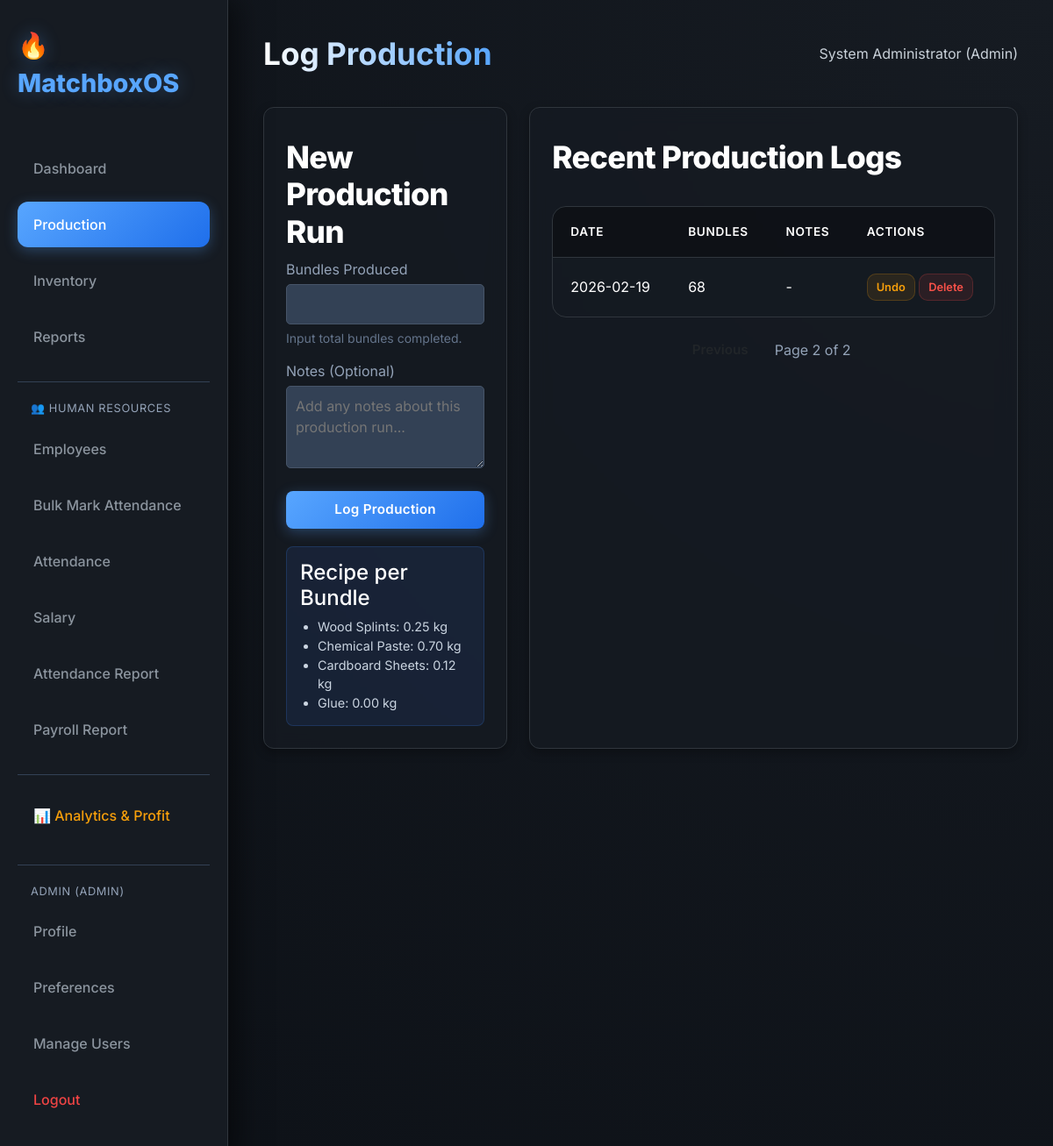
Screenshot of /production?page=2 (signed in) with the database file from the repository.
### Payroll/auth_models.py (models this page shows, shortened)
class User(UserMixin, db.Model):
    __tablename__ = 'user'
    id = db.Column(db.Integer, primary_key=True)
    username = db.Column(db.String(80), unique=True, nullable=False, index=True)
    email = db.Column(db.String(120), unique=True, nullable=False, index=True)
    password_hash = db.Column(db.String(255), nullable=False)
    full_name = db.Column(db.String(100))
    role = db.Column(db.String(20), default='operator')  # admin, operator, viewer
    is_active = db.Column(db.Boolean, default=True)
    created_at = db.Column(db.DateTime, default=datetime.datetime.utcnow)
    last_login = db.Column(db.DateTime)
    def has_permission(self, permission):
        permissions = {
            'admin': ['view', 'create', 'edit', 'delete', 'manage_users', 'reports', 'analytics'],
            'manager': ['view', 'create', 'edit', 'reports'],
            'supervisor': ['view', 'create'],
            'operator': ['view', 'create', 'edit'],
            'viewer': ['view']
        }
        return permission in permissions.get(self.role, [])

### Payroll/models.py (models this page shows, shortened)
class RawMaterial(db.Model):
    __tablename__ = 'raw_material'
    id = db.Column(db.Integer, primary_key=True)
    name = db.Column(db.String(100), unique=True, nullable=False, index=True)
    quantity = db.Column(db.Float, default=0.0, nullable=False)
    unit = db.Column(db.String(20), nullable=False)
    unit_price = db.Column(db.Float, default=0.0, nullable=False)
    created_at = db.Column(db.DateTime, default=datetime.datetime.utcnow)
    updated_at = db.Column(
        db.DateTime, default=datetime.datetime.utcnow, onupdate=datetime.datetime.utcnow)
    __table_args__ = (
        db.CheckConstraint('quantity >= 0', name='check_quantity_positive'),
        db.CheckConstraint('unit_price >= 0', name='check_price_positive'),
    )

class Recipe(db.Model):
    __tablename__ = 'recipe'
    id = db.Column(db.Integer, primary_key=True)
    material_id = db.Column(db.Integer, db.ForeignKey(
        'raw_material.id'), nullable=False)
    quantity_per_bundle = db.Column(db.Float, nullable=False)
    is_active = db.Column(db.Boolean, default=True)
    created_at = db.Column(db.DateTime, default=datetime.datetime.utcnow)
    updated_at = db.Column(
        db.DateTime, default=datetime.datetime.utcnow, onupdate=datetime.datetime.utcnow)
    material = db.relationship(
        'RawMaterial', backref=db.backref('recipe_items', lazy='dynamic'))
    __table_args__ = (
        db.CheckConstraint('quantity_per_bundle >= 0',
                           name='check_recipe_quantity_non_negative'),
    )

class ProductionLog(db.Model):
    __tablename__ = 'production_log'
    id = db.Column(db.Integer, primary_key=True)
    date = db.Column(db.Date, default=datetime.date.today,
                     nullable=False, index=True)
    bundles_produced = db.Column(db.Integer, nullable=False)
    notes = db.Column(db.Text, nullable=True)
    is_deleted = db.Column(db.Boolean, default=False)  # Soft delete
    created_at = db.Column(db.DateTime, default=datetime.datetime.utcnow)
    __table_args__ = (
        db.CheckConstraint('bundles_produced > 0',
                           name='check_bundles_positive'),
    )

### Payroll/routes.py (the view, shortened to what this page needs)
@bp.route('/production', methods=['GET', 'POST'])
@login_required
def production():
    page = request.args.get('page', 1, type=int)
    per_page = 10
    pagination = ProductionLog.query.filter_by(is_deleted=False)\
        .order_by(ProductionLog.date.desc(), ProductionLog.id.desc())\
        .paginate(page=page, per_page=per_page, error_out=False)
    recipe = ProductionService.get_active_recipe()
    recipe_display = []
    for material_name, qty in recipe.items():
        material = RawMaterial.query.filter_by(name=material_name).first()
        recipe_display.append({
            'name': material_name,
            'quantity': qty,
            'unit': material.unit if material else ''
        })
    return render_template('production.html',
                         logs=pagination.items,
                         pagination=pagination,
                         recipe=recipe_display)

### Payroll/templates/production.html (shortened to what this page needs)
{% extends "base.html" %}
{% block header %}Log Production{% endblock %}
{% block content %}
<div class="grid-container" style="grid-template-columns: 1fr 2fr;">
    <div class="card">
        <h3>New Production Run</h3>
        <form method="POST" action="{{ url_for('main.production') }}">
            <div style="margin-bottom: 15px;">
                <label style="display: block; margin-bottom: 5px; color: #94a3b8;">Bundles Produced</label>
                <input type="number" name="quantity" min="1" required
                    style="width: 100%; padding: 10px; background: #334155; border: 1px solid #475569; color: white; border-radius: 5px;">
                <small style="color: #64748b; display: block; margin-top: 5px;">Input total bundles completed.</small>
            </div>
            <div style="margin-bottom: 20px;">
                <label style="display: block; margin-bottom: 5px; color: #94a3b8;">Notes (Optional)</label>
                <textarea name="notes" rows="3"
                    style="width: 100%; padding: 10px; background: #334155; border: 1px solid #475569; color: white; border-radius: 5px; resize: vertical;"
                    placeholder="Add any notes about this production run..."></textarea>
            </div>
            <button type="submit" class="btn btn-primary" style="width: 100%;">Log Production</button>
        </form>
        <div
            style="margin-top: 20px; padding: 15px; background: rgba(59, 130, 246, 0.1); border-radius: 8px; border: 1px solid rgba(59, 130, 246, 0.2);">
            <h4 style="margin-top: 0; color: #3b82f6;">Recipe per Bundle</h4>
            <ul style="padding-left: 20px; font-size: 0.9rem; color: #cbd5e1; margin-bottom: 0;">
                {% for item in recipe %}
                <li>{{ item.name }}: {{ "%.2f"|format(item.quantity) }} {{ item.unit }}</li>
                {% endfor %}
            </ul>
        </div>
    </div>
    <div class="card">
        <h3>Recent Production Logs</h3>
        <div style="max-height: 500px; overflow-y: auto;">
            <table>
                <thead>
                    <tr>
                        <th>Date</th>
                        <th>Bundles</th>
                        <th>Notes</th>
                        <th>Actions</th>
                    </tr>
                </thead>
                <tbody>
                    {% for log in logs %}
                    <tr>
                        <td>{{ log.date }}</td>
                        <td>{{ log.bundles_produced }}</td>
                        <td style="max-width: 200px; overflow: hidden; text-overflow: ellipsis; white-space: nowrap;">
                            {{ log.notes or '-' }}
                        </td>
                        <td>
                            <form method="POST" action="{{ url_for('main.undo_production', id=log.id) }}"
                                style="display: inline;">
                                <button type="submit" class="btn"
                                    style="padding: 5px 10px; font-size: 0.8rem; background: rgba(245, 158, 11, 0.1); color: #f59e0b; border: 1px solid rgba(245, 158, 11, 0.2);"
                                    onclick="return confirm('Undo this production? Materials will be restored.')">Undo</button>
                            </form>
                            <a href="{{ url_for('main.delete_production', id=log.id) }}" class="btn btn-danger"
                                style="padding: 5px 10px; font-size: 0.8rem;"
                                onclick="return confirm('Delete this production log?')">Delete</a>
                        </td>
                    </tr>
                    {% else %}
                    <tr>
                        <td colspan="4" style="text-align: center; color: #94a3b8; padding: 30px;">No production logs
                            yet.</td>
                    </tr>
                    {% endfor %}
                </tbody>
            </table>
        </div>
        {% if pagination and pagination.pages > 1 %}
        <div style="margin-top: 20px; text-align: center;">
            <div style="display: inline-flex; gap: 5px;">
                {% if pagination.has_prev %}
                <a href="{{ url_for('main.production', page=pagination.prev_num) }}" class="btn"
                    style="padding: 5px 10px;">Previous</a>
                {% endif %}
                <span style="padding: 5px 15px; color: #94a3b8;">
                    Page {{ pagination.page }} of {{ pagination.pages }}
                </span>
            </div>
        </div>
        {% endif %}
    </div>
</div>
{% endblock %}

### Payroll/templates/base.html (shortened to what this page needs)
<!DOCTYPE html>
<html lang="en">
<head>
    <link href="https://cdn.jsdelivr.net/npm/bootstrap@5.3.0/dist/css/bootstrap.min.css" rel="stylesheet">
    <link rel="stylesheet" href="https://cdnjs.cloudflare.com/ajax/libs/font-awesome/6.4.0/css/all.min.css">
    <link rel="stylesheet" href="{{ url_for('static', filename='css/style.css') }}?v=999999">
</head>
<body>
    <div class="sidebar">
        <div class="logo">🔥 MatchboxOS</div>
        <nav>
            <a href="{{ url_for('main.dashboard') }}"
                class="nav-link {% if request.endpoint == 'main.dashboard' %}active{% endif %}">Dashboard</a>
            <a href="{{ url_for('main.production') }}"
                class="nav-link {% if request.endpoint == 'main.production' %}active{% endif %}">Production</a>
            <a href="{{ url_for('main.inventory') }}"
                class="nav-link {% if request.endpoint == 'main.inventory' %}active{% endif %}">Inventory</a>
            {% if current_user.role != 'supervisor' %}
            <a href="{{ url_for('main.reports') }}"
                class="nav-link {% if request.endpoint == 'main.reports' %}active{% endif %}">Reports</a>
            {% endif %}
            <div style="margin-top: 25px; border-top: 1px solid #334155; padding-top: 20px;">
                <div
                    style="color: #94a3b8; font-size: 0.8rem; padding: 0 15px 10px; text-transform: uppercase; letter-spacing: 0.05em;">
                    👥 Human Resources
                </div>
                <a href="{{ url_for('employee.list_employees') }}"
                    class="nav-link {% if request.endpoint == 'employee.list_employees' %}active{% endif %}">Employees</a>
                <a href="{{ url_for('employee.bulk_attendance') }}"
                    class="nav-link {% if request.endpoint == 'employee.bulk_attendance' %}active{% endif %}">Bulk Mark
                    Attendance</a>
                <a href="{{ url_for('employee.attendance_list') }}"
                    class="nav-link {% if request.endpoint == 'employee.attendance_list' %}active{% endif %}">Attendance</a>
                {% if current_user.role != 'supervisor' %}
                <a href="{{ url_for('employee.salary_list') }}"
                    class="nav-link {% if request.endpoint == 'employee.salary_list' %}active{% endif %}">Salary</a>
                {% endif %}
                <a href="{{ url_for('employee.attendance_report') }}"
                    class="nav-link {% if request.endpoint == 'employee.attendance_report' %}active{% endif %}">Attendance
                    Report</a>
                {% if current_user.role != 'supervisor' %}
                <a href="{{ url_for('employee.payroll_report') }}"
                    class="nav-link {% if request.endpoint == 'employee.payroll_report' %}active{% endif %}">Payroll
                    Report</a>
                {% endif %}
            </div>
            {% if current_user.is_authenticated and current_user.role == 'admin' %}
            <div style="margin-top: 25px; border-top: 1px solid #334155; padding-top: 20px;">
                <a href="{{ url_for('main.analytics') }}"
                    class="nav-link {% if request.endpoint == 'main.analytics' %}active{% endif %}"
                    style="color: #f59e0b;">📊 Analytics & Profit</a>
            </div>
            {% endif %}
            <div style="margin-top: 30px; border-top: 1px solid #334155; padding-top: 20px;">
                {% if current_user.is_authenticated %}
                <div
                    style="color: #94a3b8; font-size: 0.8rem; padding: 0 15px 10px; text-transform: uppercase; letter-spacing: 0.05em;">
                    {{ current_user.username }} ({{ current_user.role }})
                </div>
                <a href="{{ url_for('auth.profile') }}"
                    class="nav-link {% if request.endpoint == 'auth.profile' %}active{% endif %}">Profile</a>
                <a href="{{ url_for('auth.preferences') }}"
                    class="nav-link {% if request.endpoint == 'auth.preferences' %}active{% endif %}">Preferences</a>
                {% if current_user.has_permission('manage_users') %}
                <a href="{{ url_for('auth.users') }}"
                    class="nav-link {% if request.endpoint == 'auth.users' %}active{% endif %}">Manage Users</a>
                {% endif %}
                <a href="{{ url_for('auth.logout') }}" class="nav-link" style="color: #ef4444;">Logout</a>
                {% else %}
                <a href="{{ url_for('auth.login') }}"
                    class="nav-link {% if request.endpoint == 'auth.login' %}active{% endif %}">Login</a>
                {% endif %}
            </div>
        </nav>
    </div>
    <div class="main-content">
        <header>
            <h1>{% block header %}Dashboard{% endblock %}</h1>
            <div class="user-profile">
                {% if current_user.is_authenticated %}
                {{ current_user.full_name or current_user.username }} ({{ current_user.role|capitalize }})
                {% else %}
                Guest
                {% endif %}
            </div>
        </header>
        {% block content %}{% endblock %}
    </div>
</body>
</html>

### rows the page displays
User: username "ADMIN", role "ADMIN", full_name "System Administrator", role "Admin"
RawMaterial: name "Wood Splints", unit "kg"
Recipe: quantity "0.25"
RawMaterial: name "Chemical Paste", unit "kg"
Recipe: quantity "0.70"
RawMaterial: name "Cardboard Sheets", unit "kg"
Recipe: quantity "0.12"
RawMaterial: name "Glue", unit "kg"
Recipe: quantity "0.00"
ProductionLog: date "2026-02-19", bundles_produced "68", notes "-"

### other values shown
{{ pagination.page }} "2"
{{ pagination.pages }} "2"
